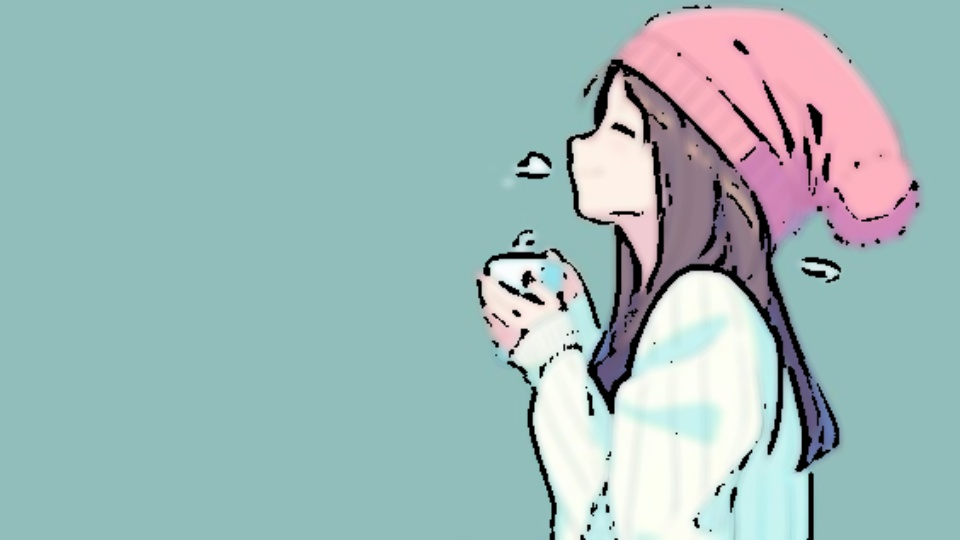
#> input picture cartoonified_Image.jpg, 960 x 540 px
$ python -i caartonify.py   (imports and definitions only)
#> lines starting #> are read from the running program, lines starting #| are printed output that depends on the picture; after the words box and inside, x2 and y2 are one past the last pixel; in counts of white or black regions, pixels touching at a corner belong together
import cv2 #for image processing
import numpy as np #to store image
import sys
import matplotlib.pyplot as plt
import os
import tkinter as tk
from tkinter import filedialog
from tkinter import *
from PIL import ImageTk, Image
# [4 lines not run here, left out]
# [1 line that did not run here, left out]

def upload():
    ImagePath='sample2.jpg'
    cartoonify(ImagePath)


def cartoonify(ImagePath):
    # read the image
#> called with ImagePath = 'cartoonified_Image.jpg'
    originalmage = cv2.imread(ImagePath)
#> originalmage is the input picture: shape (540, 960, 3); mean B, G, R 184.7, 185.3, 158
    originalmage = cv2.cvtColor(originalmage, cv2.COLOR_BGR2RGB)
    #print(image)  # image is stored in form of numbers

    # confirm that image is chosen
    if originalmage is None:
        print("Can not find any image. Choose appropriate file")
        sys.exit()

    ReSized1 = cv2.resize(originalmage, (960, 540))
    #plt.imshow(ReSized1, cmap='gray')


    #converting an image to grayscale
    grayScaleImage= cv2.cvtColor(originalmage, cv2.COLOR_BGR2GRAY)
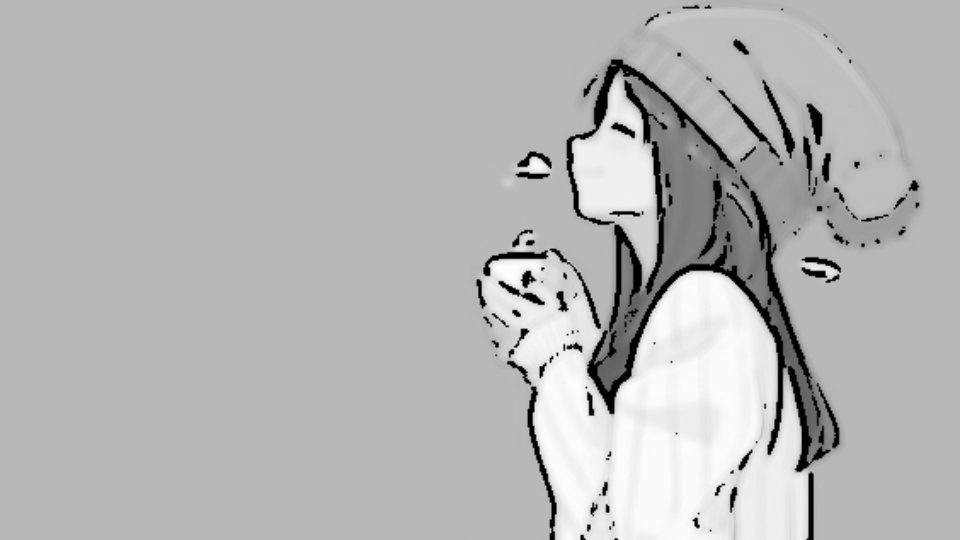
#> grayScaleImage: shape (540, 960); min 0, max 254, mean 182
    ReSized2 = cv2.resize(grayScaleImage, (960, 540))
    #plt.imshow(ReSized2, cmap='gray')


    #applying median blur to smoothen an image
    smoothGrayScale = cv2.medianBlur(grayScaleImage, 5)
    ReSized3 = cv2.resize(smoothGrayScale, (960, 540))
    #plt.imshow(ReSized3, cmap='gray')

    #retrieving the edges for cartoon effect
    #by using thresholding technique
    getEdge = cv2.adaptiveThreshold(smoothGrayScale, 255,
        cv2.ADAPTIVE_THRESH_MEAN_C,
        cv2.THRESH_BINARY, 9, 9)
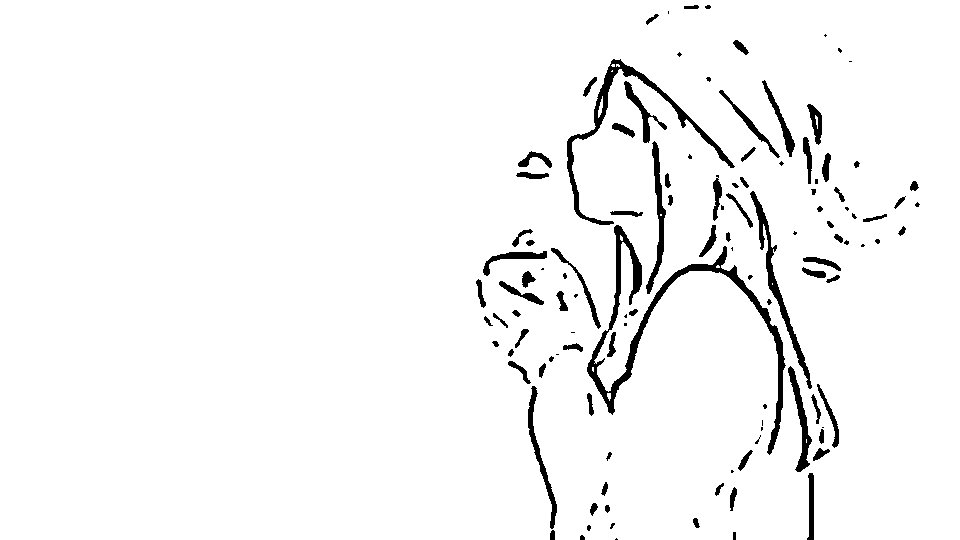
#> getEdge: shape (540, 960); 96.3% white; 116 black regions (37 under 20 px), largest, box (x1, y1, x2, y2) and area: (587, 225, 786, 455) 4182, (567, 59, 735, 225) 2143, (750, 191, 812, 389) 1310

    ReSized4 = cv2.resize(getEdge, (960, 540))
    #plt.imshow(ReSized4, cmap='gray')

    #applying bilateral filter to remove noise
    #and keep edge sharp as required
    colorImage = cv2.bilateralFilter(originalmage, 9, 300, 300)
    ReSized5 = cv2.resize(colorImage, (960, 540))
    #plt.imshow(ReSized5, cmap='gray')


    #masking edged image with our "BEAUTIFY" image
    cartoonImage = cv2.bitwise_and(colorImage, colorImage, mask=getEdge)
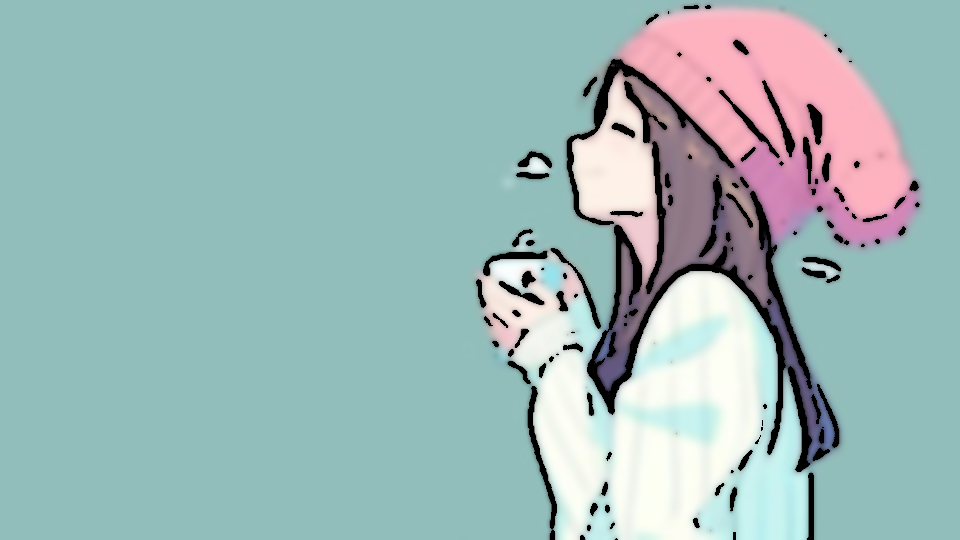
#> cartoonImage: shape (540, 960, 3); mean R, G, B 156.4, 183.9, 183.1

    ReSized6 = cv2.resize(cartoonImage, (960, 540))
    #plt.imshow(ReSized6, cmap='gray')

    # Plotting the whole transition
    images=[ReSized1, ReSized2, ReSized3, ReSized4, ReSized5, ReSized6]

    fig, axes = plt.subplots(3,2, figsize=(8,8), subplot_kw={'xticks':[], 'yticks':[]}, gridspec_kw=dict(hspace=0.1, wspace=0.1))
    for i, ax in enumerate(axes.flat):
        ax.imshow(images[i], cmap='gray')

#> (the run stopped early here; a loop or call above may not have finished)
